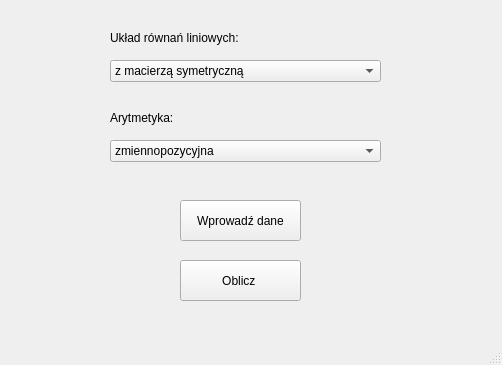
<?xml version="1.0" encoding="UTF-8"?>
<ui version="4.0">
 <class>MainWindow</class>
 <widget class="QMainWindow" name="MainWindow">
  <property name="geometry">
   <rect>
    <x>0</x>
    <y>0</y>
    <width>502</width>
    <height>365</height>
   </rect>
  </property>
  <property name="windowTitle">
   <string>MainWindow</string>
  </property>
  <widget class="QWidget" name="centralwidget">
   <widget class="QLabel" name="label">
    <property name="geometry">
     <rect>
      <x>110</x>
      <y>30</y>
      <width>140</width>
      <height>16</height>
     </rect>
    </property>
    <property name="text">
     <string>Układ równań liniowych:</string>
    </property>
   </widget>
   <widget class="QLabel" name="label_2">
    <property name="geometry">
     <rect>
      <x>110</x>
      <y>110</y>
      <width>69</width>
      <height>16</height>
     </rect>
    </property>
    <property name="text">
     <string>Arytmetyka:</string>
    </property>
   </widget>
   <widget class="QPushButton" name="inputButton">
    <property name="geometry">
     <rect>
      <x>180</x>
      <y>200</y>
      <width>121</width>
      <height>41</height>
     </rect>
    </property>
    <property name="sizePolicy">
     <sizepolicy hsizetype="Expanding" vsizetype="Fixed">
      <horstretch>0</horstretch>
      <verstretch>0</verstretch>
     </sizepolicy>
    </property>
    <property name="text">
     <string>Wprowadź dane</string>
    </property>
   </widget>
   <widget class="QComboBox" name="comboBox_2">
    <property name="geometry">
     <rect>
      <x>110</x>
      <y>140</y>
      <width>271</width>
      <height>22</height>
     </rect>
    </property>
    <property name="sizePolicy">
     <sizepolicy hsizetype="Expanding" vsizetype="Fixed">
      <horstretch>0</horstretch>
      <verstretch>0</verstretch>
     </sizepolicy>
    </property>
    <item>
     <property name="text">
      <string>zmiennopozycyjna</string>
     </property>
    </item>
    <item>
     <property name="text">
      <string>przedziałowa (podana liczba)</string>
     </property>
    </item>
    <item>
     <property name="text">
      <string>przedziałowa (podany przedział)</string>
     </property>
    </item>
   </widget>
   <widget class="QPushButton" name="solveButton">
    <property name="geometry">
     <rect>
      <x>180</x>
      <y>260</y>
      <width>121</width>
      <height>41</height>
     </rect>
    </property>
    <property name="sizePolicy">
     <sizepolicy hsizetype="Expanding" vsizetype="Fixed">
      <horstretch>0</horstretch>
      <verstretch>0</verstretch>
     </sizepolicy>
    </property>
    <property name="text">
     <string>Oblicz </string>
    </property>
   </widget>
   <widget class="QComboBox" name="comboBox">
    <property name="geometry">
     <rect>
      <x>110</x>
      <y>60</y>
      <width>271</width>
      <height>22</height>
     </rect>
    </property>
    <property name="sizePolicy">
     <sizepolicy hsizetype="Expanding" vsizetype="Fixed">
      <horstretch>0</horstretch>
      <verstretch>0</verstretch>
     </sizepolicy>
    </property>
    <item>
     <property name="text">
      <string>z macierzą symetryczną</string>
     </property>
    </item>
    <item>
     <property name="text">
      <string>z macierzą trójdiagonalną metodą Crouta</string>
     </property>
    </item>
   </widget>
  </widget>
  <widget class="QMenuBar" name="menubar">
   <property name="geometry">
    <rect>
     <x>0</x>
     <y>0</y>
     <width>502</width>
     <height>25</height>
    </rect>
   </property>
  </widget>
  <widget class="QStatusBar" name="statusbar"/>
 </widget>
 <resources/>
 <connections/>
</ui>
